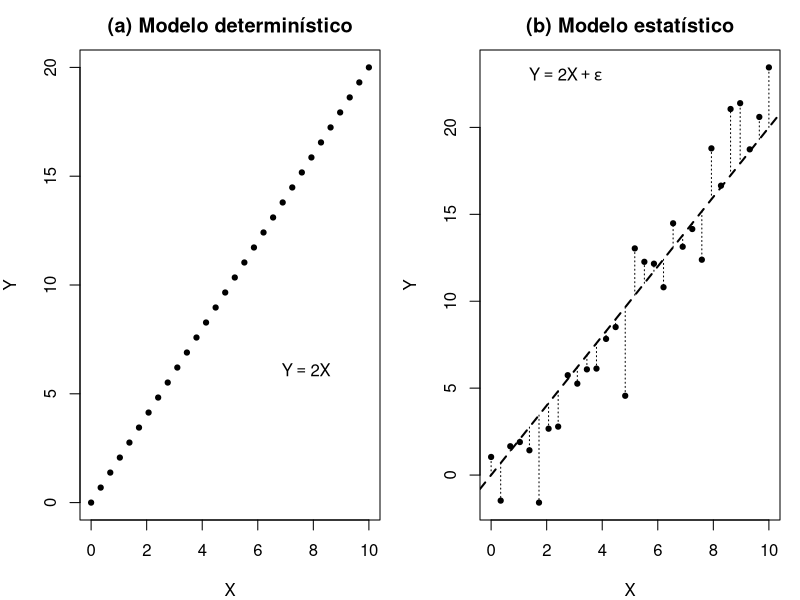
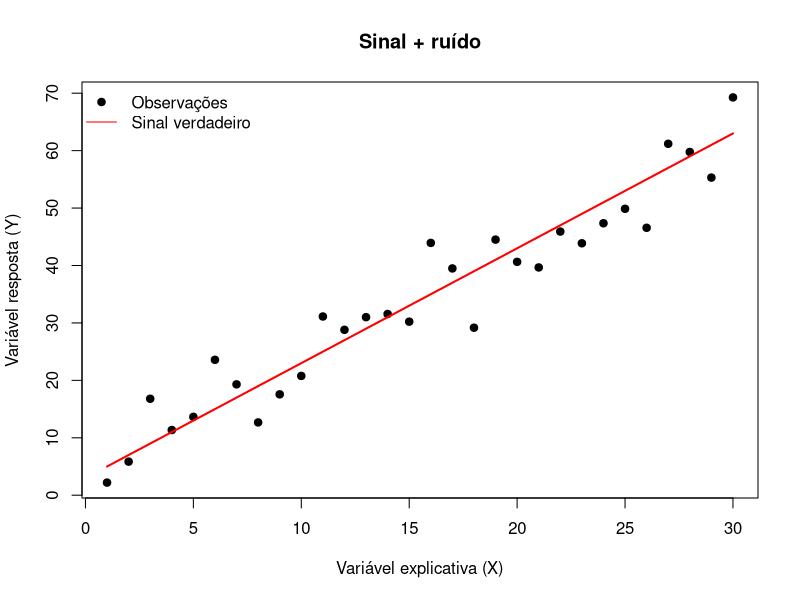
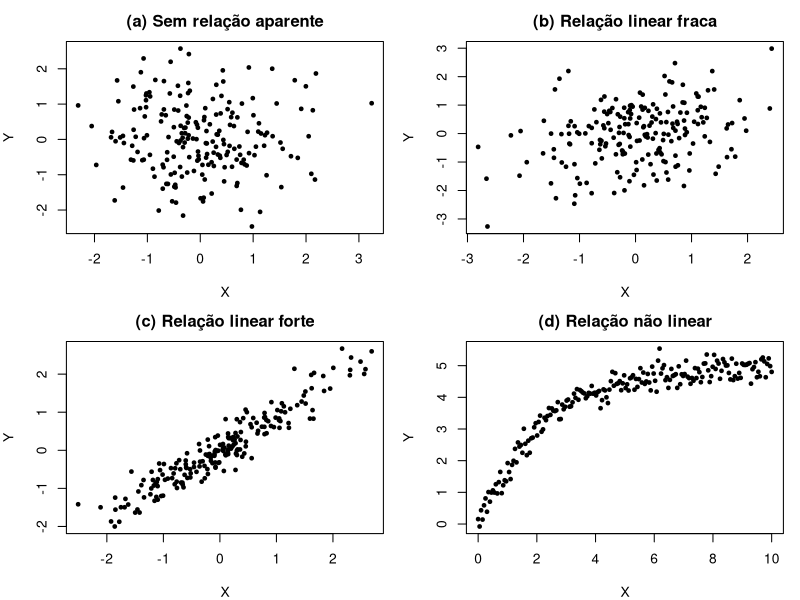
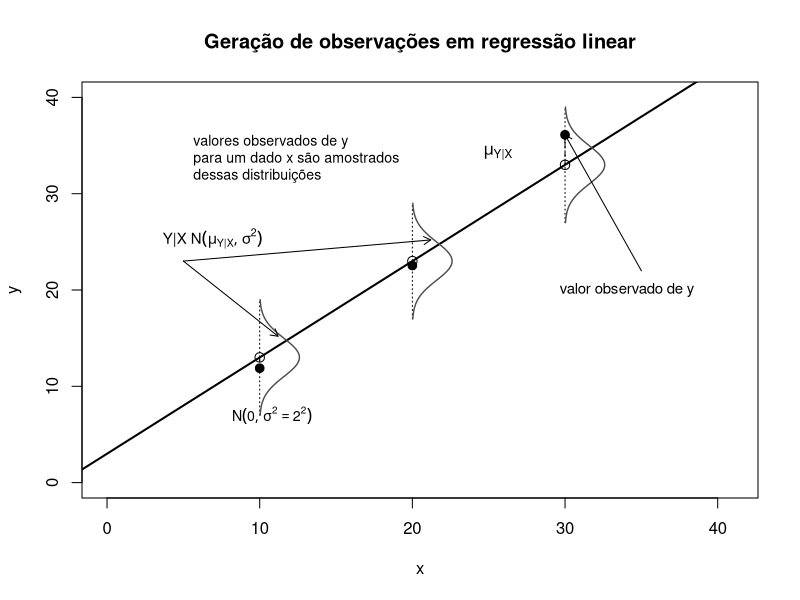

Source code (R) for these figures, in order:
## ---- chunk 1
#| label: fig-modelo-matematico-vs-estatistico
#| echo: false
#| warning: false
#| message: false
#| fig-cap: "Comparação entre um modelo determinístico e um modelo estatístico. À esquerda, cada valor de $X$ determina exatamente um único valor de $Y$. À direita, as observações apresentam variabilidade, mas permanecem distribuídas em torno de uma tendência sistemática."
#| fig-width: 8
#| fig-height: 3.8
#| dpi: 120

set.seed(2026)

# Modelo determinístico
x1 <- seq(0, 10, length.out = 30)
y1 <- 2 * x1

# Modelo estatístico
x2 <- seq(0, 10, length.out = 30)
y2 <- 2 * x2 + rnorm(length(x2), mean = 0, sd = 2)

op <- par(mfrow = c(1, 2), mar = c(4, 4, 2.5, 1))

# Painel (a): modelo determinístico
plot(
  x1, y1,
  type = "b",
  pch = 19,
  cex = 0.7,
  xlab = "X",
  ylab = "Y",
  main = "(a) Modelo determinístico"
)
text(6.5, 6, expression(Y == 2 * X), pos = 4)

# Painel (b): modelo estatístico
plot(
  x2, y2,
  pch = 19,
  cex = 0.7,
  xlab = "X",
  ylab = "Y",
  main = "(b) Modelo estatístico"
)

# Segmentos mostrando a variabilidade em torno da tendência
segments(x2, 2 * x2, x2, y2, lty = 3)

# Reta teórica
abline(a = 0, b = 2, lty = 2, lwd = 2)

text(1.0, max(y2) - 0.5,
     expression(Y == 2 * X + epsilon),
     pos = 4)

par(op)
## ---- chunk 2
#| label: fig-sinal-ruido
#| echo: false
#| warning: false
#| message: false
#| fig-cap: "Dados simulados segundo um modelo composto por um sinal linear e uma componente aleatória."
#| fig-width: 7
#| fig-height: 5

set.seed(123)

x <- 1:30
y <- 3 + 2 * x + rnorm(30, mean = 0, sd = 5)

plot(
  x, y,
  pch = 19,
  xlab = "Variável explicativa (X)",
  ylab = "Variável resposta (Y)",
  main = "Sinal + ruído"
)

lines(x, 3 + 2 * x, lwd = 2, col = "red")

legend(
  "topleft",
  legend = c("Observações", "Sinal verdadeiro"),
  pch = c(19, NA),
  lty = c(NA, 1),
  col = c("black", "red"),
  bty = "n"
)
## ---- chunk 3
#| label: fig-padroes-relacao
#| echo: false
#| warning: false
#| message: false
#| fig-cap: "Exemplos de possíveis padrões de relacionamento entre duas variáveis quantitativas: ausência de associação aparente, relação linear fraca, relação linear forte e relação não linear."
#| fig-width: 6
#| fig-height: 4
#| dpi: 120

set.seed(123)

n <- 200

# (a) Sem relação aparente
xa <- rnorm(n)
ya <- rnorm(n)

# (b) Relação linear fraca
xb <- rnorm(n)
yb <- 0.3 * xb + rnorm(n, sd = 0.95)

# (c) Relação linear forte
xc <- rnorm(n)
yc <- 0.9 * xc + rnorm(n, sd = 0.30)

# (d) Relação não linear (crescimento com saturação)
xd <- seq(0, 10, length.out = n)
yd <- 5 * (1 - exp(-0.45 * xd)) + rnorm(n, sd = 0.25)

op <- par(mfrow = c(2, 2), mar = c(4, 4, 2.5, 1))

plot(
  xa, ya,
  pch = 19, cex = 0.6,
  xlab = "X", ylab = "Y",
  main = "(a) Sem relação aparente"
)

plot(
  xb, yb,
  pch = 19, cex = 0.6,
  xlab = "X", ylab = "Y",
  main = "(b) Relação linear fraca"
)

plot(
  xc, yc,
  pch = 19, cex = 0.6,
  xlab = "X", ylab = "Y",
  main = "(c) Relação linear forte"
)

plot(
  xd, yd,
  pch = 19, cex = 0.6,
  xlab = "X", ylab = "Y",
  main = "(d) Relação não linear"
)

par(op)
## ---- chunk 4
#| echo: false
#| warning: false
#| message: false
#| fig-cap: "Representação probabilística da regressão: para cada valor de X existe uma distribuição de possíveis valores de Y, cuja média é descrita pela função de regressão."
#| fig-width: 6.5
#| fig-height: 5

set.seed(123)

# Densidade normal "lateral" (uma única curva à direita), como na figura do livro
draw_normal_side <- function(x0, mu, sd, height = 3, width = 2.6, n = 400, ...) {
  y <- seq(mu - height*sd, mu + height*sd, length.out = n)
  dens <- dnorm(y, mean = mu, sd = sd)
  dens <- dens / max(dens) * width
  lines(x0 + dens, y, ...)
}

# Pontos fixos de X
x_pts <- c(10, 20, 30)

# Modelo verdadeiro: E(Y|X)=beta0+beta1*X, com Var(Y|X)=sigma^2
beta0 <- 3
beta1 <- 1.0
sigma <- 2

mu_pts <- beta0 + beta1 * x_pts
y_obs <- rnorm(length(x_pts), mean = mu_pts, sd = sigma)

# Ajuste de limites do gráfico para acomodar densidades e rótulos
xlim <- c(0, 41)
ylim <- c(0, 40)

plot(NA, xlim = xlim, ylim = ylim,
     xlab = "x", ylab = "y",
     main = "Geração de observações em regressão linear"
     )

# Reta condicional (sinal): mu_{Y|X}
abline(a = beta0, b = beta1, lwd = 2)

# Desenhar distribuições condicionais e pontos observados
for (i in seq_along(x_pts)) {
  x0 <- x_pts[i]
  mu <- mu_pts[i]

  # Linha vertical em x0 (posição fixa de X)
  segments(x0, mu - 3*sigma, x0, mu + 3*sigma, lty = 3)

  # Distribuição Y|X=x0 (densidade lateral)
  draw_normal_side(x0 = x0, mu = mu, sd = sigma, col = "gray30", lwd = 1.4)

  # Média condicional (na reta)
  points(x0, mu, pch = 1, cex = 1.25)

  # Valor observado de y
  points(x0, y_obs[i], pch = 19, cex = 1.15)

  # Segmento indicando o desvio (erro) em torno da média condicional
  segments(x0, mu, x0, y_obs[i], lty = 2)
}

# --- Anotações (setas e rótulos em português) ---

# Rótulo da média condicional (na reta)
text(24, 34, expression(mu[Y*'|'*X]), pos = 4)

# Rótulo da distribuição condicional
text(3, 25, expression(Y*'|'*X ~ N(mu[Y*'|'*X], sigma^2)), pos = 4, cex = 0.9)

# Setas apontando para "valor observado"
arrows(35, 22, x_pts[3], y_obs[3], length = 0.08)
text(29, 20, "valor observado de y", pos = 4, cex = 0.9)

# Setas apontando para a ideia de "valores observados são amostrados dessas distribuições"
arrows(5, 23, x_pts[1] + 1.2, mu_pts[1] + 2.2, length = 0.08)
arrows(5, 23, x_pts[2] + 1.2, mu_pts[2] + 2.2, length = 0.08)
text(5, 33, "valores observados de y\npara um dado x são amostrados\ndessas distribuições", pos = 4, cex = 0.85)

# Pequena indicação de sigma^2 (como no livro)
text(x_pts[1] + 0.8, mu_pts[1] - 6, expression(N(0, sigma^2 == 2^2)), cex = 0.85)
